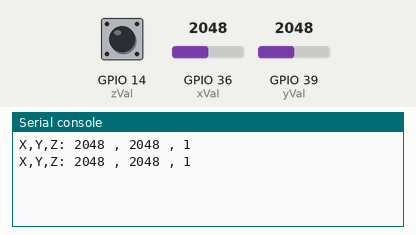
The program below on a simulated ESP32 board running MicroPython. Shown: the last lines printed to the serial console. The inputs (shaded band) are chosen by the test bench; at power-on: GPIO 36 (xVal) = 2048, GPIO 39 (yVal) = 2048, GPIO 14 (zVal) HIGH (analog values on the 0–4095 scale).

Above: at 1.2 s.
1.3 s: GPIO 36 (xVal) set to 2866
At 2.6 s:
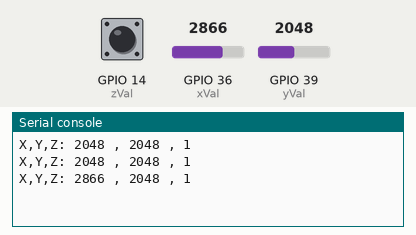
2.8 s: GPIO 39 (yVal) set to 2866
At 3.4 s:
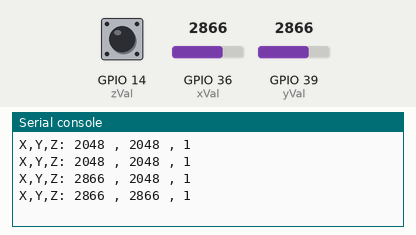
4.3 s: GPIO 14 (zVal) pulled LOW for 1.2 s
At 5.8 s:
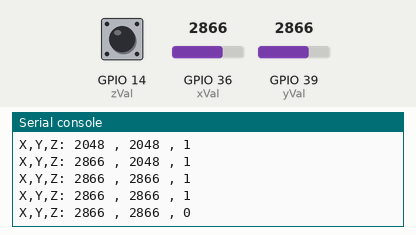
7.0 s: GPIO 36 (xVal) set to 3603
At 7.7 s:
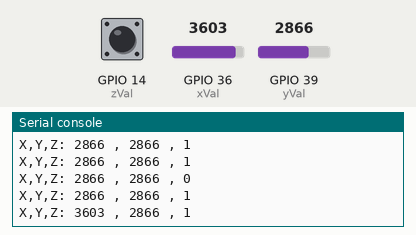
8.5 s: GPIO 39 (yVal) set to 3603
At 9.8 s:
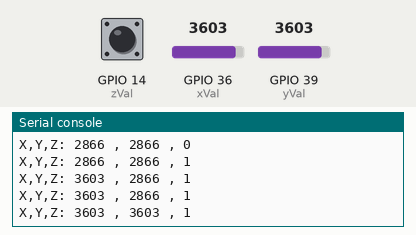
10.0 s: GPIO 14 (zVal) pulled LOW for 1.2 s
At 10.8 s:
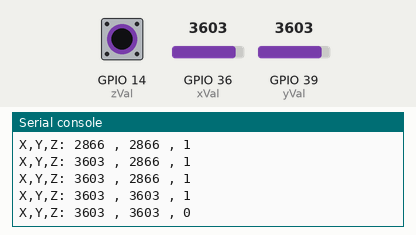
Timing chart, 0 to 13.0 s (numbered marks = the images above; inputs shaded):
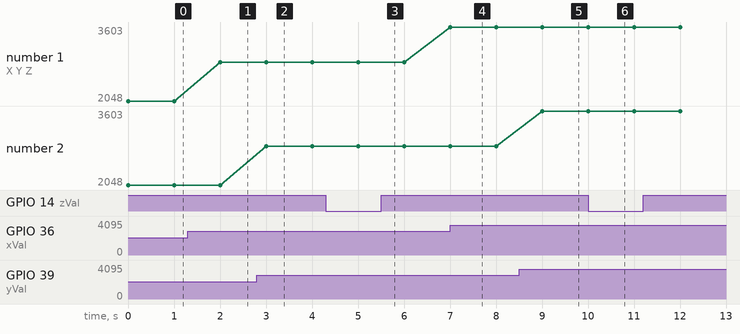

The program:

14.1_Joystick.py
```python
from machine import ADC,Pin
import time

xVal=ADC(Pin(36))
yVal=ADC(Pin(39))
zVal=Pin(14,Pin.IN,Pin.PULL_UP)

xVal.atten(ADC.ATTN_11DB)
yVal.atten(ADC.ATTN_11DB)
xVal.width(ADC.WIDTH_12BIT)
yVal.width(ADC.WIDTH_12BIT)

while True:
  print("X,Y,Z:",xVal.read(),",",yVal.read(),",",zVal.value())
  time.sleep(1)


  
```

Measured:
- after the input at 1.3 s, the serial console: prints a new line after 0.70 s (image 1)
- after the input at 2.8 s, the serial console: prints a new line after 0.20 s (image 2)
- after the input at 4.3 s, the serial console: prints a new line after 0.70 s (image 3)
- after the input at 7.0 s, the serial console: prints a new line at once (image 4)
- after the input at 8.5 s, the serial console: prints a new line after 0.50 s (image 5)
- after the input at 10.0 s, the serial console: prints a new line at once (image 6)
- plotted number 1: 2048 → 2866 after the input at 1.3 s, 2866 → 3603 after the input at 7.0 s
